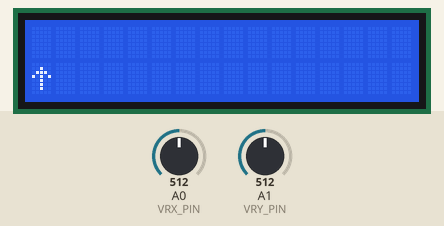
Simulated run of this sketch. Board: Arduino Uno, built with avr-gcc and run on an emulated ATmega328P. On the bench: 16×2 character LCD. The test bench sets the inputs (shaded band); at power-on: A1 (VRY_PIN) = 512, A0 (VRX_PIN) = 512. What the sketch prints to the serial monitor is not drawn.

Above: at 2.2 s.
2.3 s: A1 (VRY_PIN) set to 805
3.8 s: A1 (VRY_PIN) set to 820
At 4.05 s:
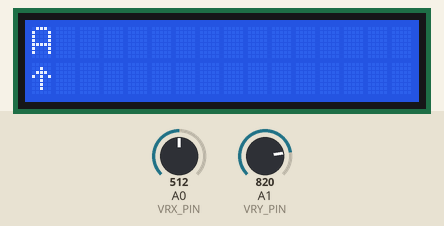
6.0 s: A1 (VRY_PIN) set to 122
At 6.1 s:
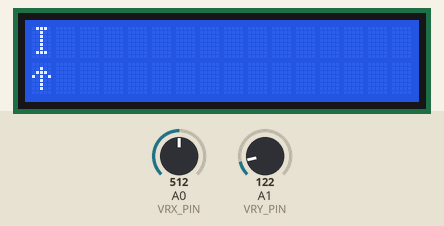
9.0 s: A0 (VRX_PIN) set to 805
11.2 s: A0 (VRX_PIN) set to 825
At 11.45 s:
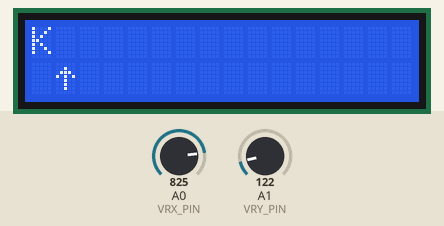
12.8 s: A0 (VRX_PIN) set to 716
At 13.1 s:
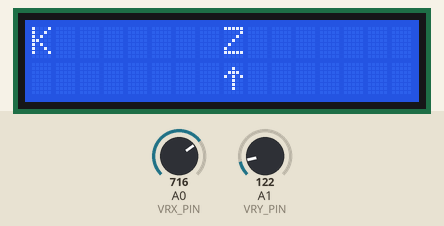
Timing chart, 0 to 15.8 s (numbered marks = the images above; inputs shaded):
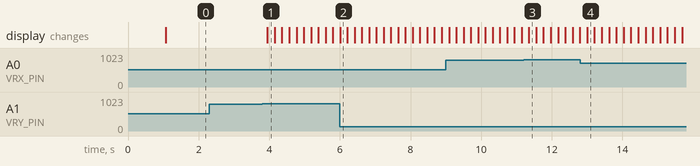

The sketch:

WriteWithJoystick.ino
```cpp
#include <LiquidCrystal.h>

#define VRX_PIN A0
#define VRY_PIN A1
#define SW_PIN 7
#define deadzone 300

const char alphabet[] = {
  ' ',
  'A',
  'B',
  'C',
  'D',
  'E',
  'F',
  'G',
  'H',
  'I',
  'J',
  'K',
  'L',
  'M',
  'N',
  'O',
  'P',
  'Q',
  'R',
  'S',
  'T',
  'U',
  'V',
  'W',
  'X',
  'Y',
  'Z'
};

byte pointer[] = {
  B00000,
  B00100,
  B01110,
  B10101,
  B00100,
  B00100,
  B00100,
  B00000
};

char text[16];

LiquidCrystal lcd(12 ,11, 5, 4, 3, 2);
int alphabetIndex = 0;
int currentHorizontalCursor = 0;

void setup() {
  // put your setup code here, to run once:
  Serial.begin(9600);
  lcd.begin(16, 2);
  pinMode(SW_PIN, INPUT_PULLUP);

  lcd.print("welcome !");
  lcd.createChar(0 ,pointer);

  delay(1000);

}

void loop() {
  // put your main code here, to run repeatedly:
  lcd.clear();
  lcd.setCursor(0,0);

  int xValue = analogRead(VRX_PIN);
  int yValue = analogRead(VRY_PIN);

  if(yValue >= 0 && yValue < 512 - deadzone) {
    alphabetIndex--;
    if(alphabetIndex < 0) {
      alphabetIndex = 26;
    }

  } else if(yValue >= 512 + deadzone && yValue < 1024) {
    alphabetIndex++;
    if(alphabetIndex > 26) {
      alphabetIndex = 0;
    }

  }

  if(xValue >= 0 && xValue < 512 - deadzone) {
    currentHorizontalCursor--;
    alphabetIndex = 0;
    if(currentHorizontalCursor < 0) {
      currentHorizontalCursor = 15;
    }

  } else if(xValue >= 512 + deadzone && xValue < 1024) {
    currentHorizontalCursor++;
    alphabetIndex = 0;
    if(currentHorizontalCursor > 15) {
      currentHorizontalCursor = 0;
    }

  }

  lcd.setCursor(currentHorizontalCursor, 0);
  lcd.setCursor(currentHorizontalCursor, 1);
  lcd.write(byte(0));

  text[currentHorizontalCursor] = alphabet[alphabetIndex];

  for(int i = 0; i < 16; i++) {
    lcd.setCursor(i, 0);
    if(text[i] != NULL) {
      lcd.print(text[i]);
    }
  }

  Serial.print("X = ");
  Serial.print(xValue);
  Serial.print(", Y = ");
  Serial.println(yValue);

  delay(200);
}
```

Measured:
- the behaviour switches between 811 and 812 on A1 (VRY_PIN) (found by bisection; images 0 and 1)
- the behaviour switches between 811 and 812 on A0 (VRX_PIN) (found by bisection; images 2 and 3)
- after the input at 2.3 s, every drawn part: stays the same
- after the input at 3.8 s, the display: changes after 0.15 s (image 1)
- after the input at 6.0 s, the display: changes at once (image 2)
- after the input at 12.8 s, the display: changes after 0.20 s (image 4)
